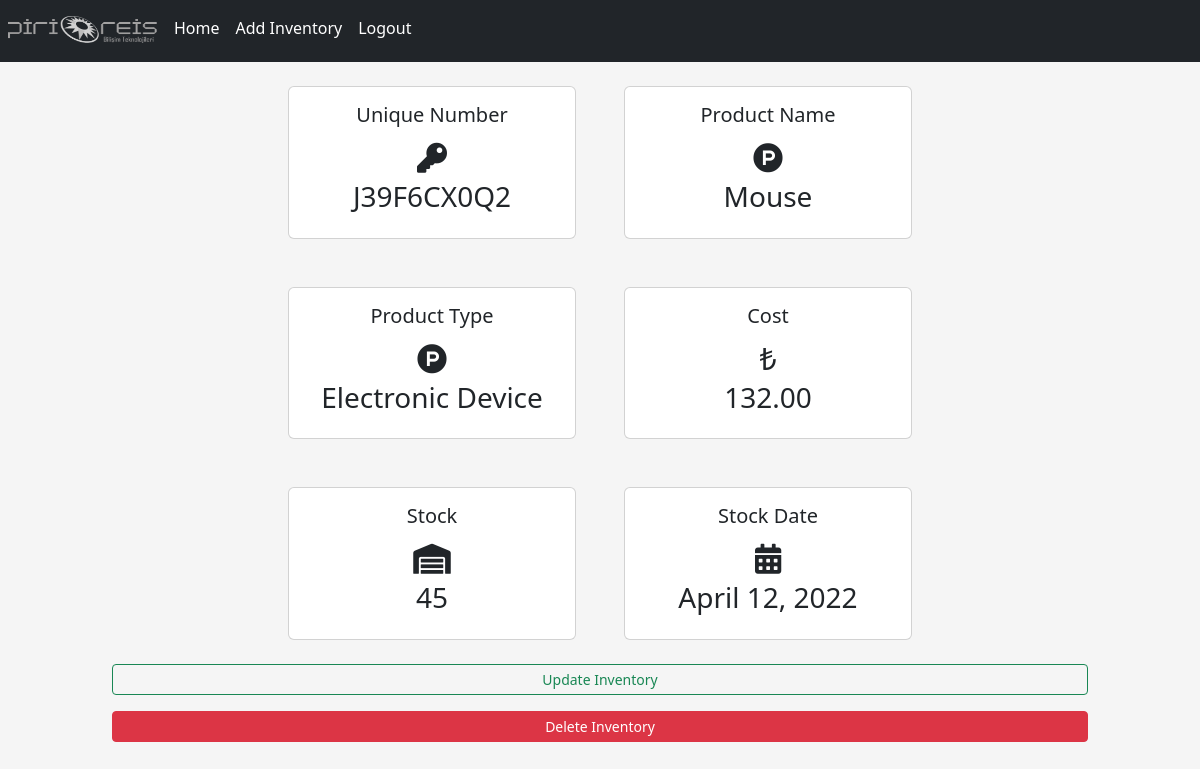
Page /inventory/per_product/6 (signed in) on the earlier database version.
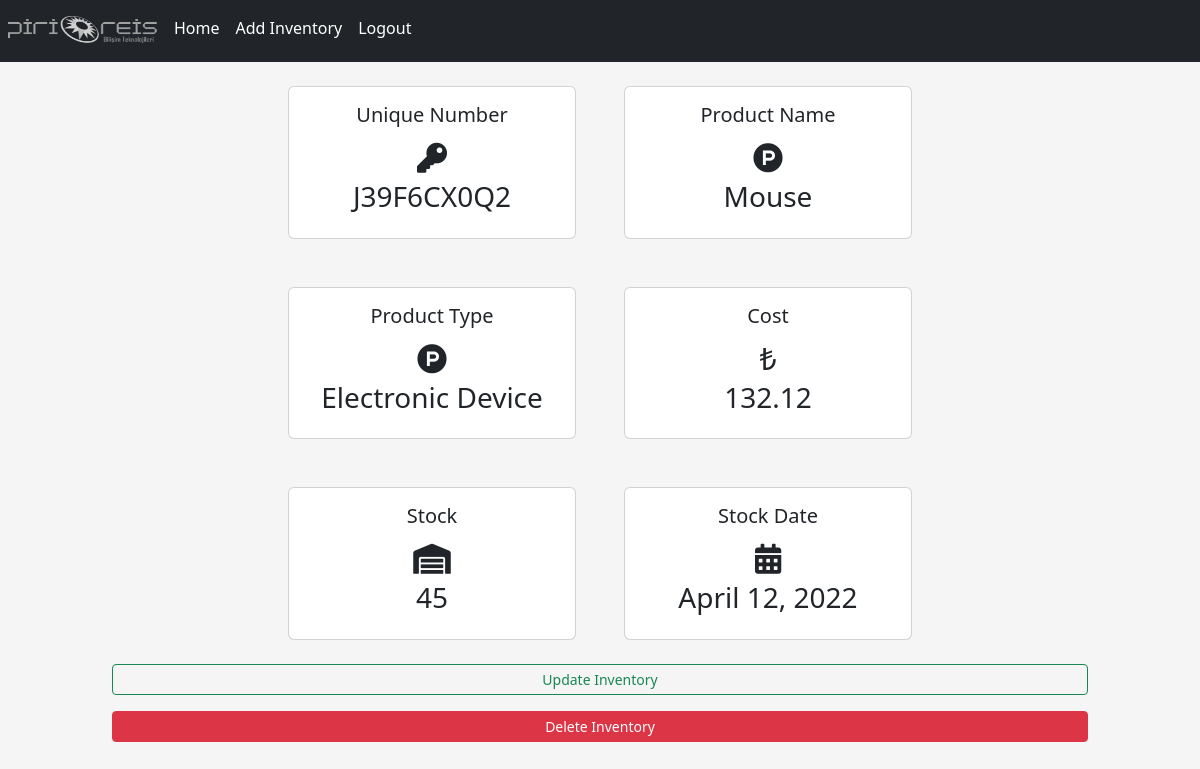
Same page on the later database version.
### inventory/models.py (models this page shows, shortened)
class Inventory(models.Model):
    Unique_Number = models.CharField(max_length=100, null=False, blank=False)
    Product_Name = models.CharField(max_length=100, null=False, blank=False)
    Product_Type = models.CharField(max_length=90, null=False, blank=False)
    Cost = models.DecimalField(max_digits=19, decimal_places=2, null=False, blank=False)
    Stock = models.IntegerField(null=False, blank=False)
    Stock_Date = models.DateField()

### inventory/views.py (the view)
# urls.py: path("per_product/<int:pk>", per_product_view, name="per_product"),
@login_required
def per_product_view(request, pk):
    inventory = get_object_or_404(Inventory, pk=pk)
    context = {
        'inventory': inventory
    }
    return render(request, "inventory/per_product.html", context=context)

### templates/inventory/per_product.html
{% extends "../layout.html" %}
{% block content %}
<div lass="content-section">
    <div class="row mx-auto justify-content-center">
        <div class="card m-4" style="width: 18rem;">
            <div class="card-body">
                <h5 class="card-title text-center">Unique Number</h5>
                <div style="font-size: 30px;" class="text-center">
                    <span><i class="fa fa-key"></i></span>
                </div>
                <h3 class="text-center">{{ inventory.Unique_Number  }}</h3>
            </div>
        </div>
        <div class="card m-4" style="width: 18rem;">
            <div class="card-body">
                <h5 class="card-title text-center">Product Name</h5>
                <div style="font-size: 30px;" class="text-center">
                    <span><i class="fab fa-product-hunt"></i></span>
                </div>
                <h3 class="text-center">{{ inventory.Product_Name  }}</h3>
            </div>
        </div>
        <div class="card m-4" style="width: 18rem;">
            <div class="card-body">
                <h5 class="card-title text-center">Product Type</h5>
                <div style="font-size: 30px;" class="text-center">
                    <span><i class="fab fa-product-hunt"></i></span>
                </div>
                <h3 class="text-center">{{ inventory.Product_Type  }}</h3>
            </div>
        </div>
        <div class="card m-4" style="width: 18rem;">
            <div class="card-body">
                <h5 class="card-title text-center">Cost</h5>
                <div style="font-size: 30px;" class="text-center">
                    <span>&#8378;</span>
                </div>
                <h3 class="text-center">{{ inventory.Cost  }}</h3>
            </div>
        </div>
        <div class="card m-4" style="width: 18rem;">
            <div class="card-body">
                <h5 class="card-title text-center">Stock</h5>
                <div style="font-size: 30px;" class="text-center">
                    <span><i class="fas fa-warehouse "></i></span>
                </div>
                <h3 class="text-center">{{ inventory.Stock  }}</h3>
            </div>
        </div>
        <div class="card m-4" style="width: 18rem;">
            <div class="card-body">
                <h5 class="card-title text-center">Stock Date</h5>
                <div style="font-size: 30px;" class="text-center">
                    <span><i class="fas fa-calendar-alt"></i></span>
                </div>
                <h3 class="text-center">{{ inventory.Stock_Date  }}</h3>
            </div>
        </div>
        <a class="btn btn-outline-success btn-sm mb-3" href="{% url 'update_inventory' inventory.id %}">Update Inventory</a>
        <a class="btn btn-danger btn-sm" href="{% url 'delete_inventory' inventory.id %}">Delete Inventory</a>
    </div>
</div>
{% endblock %}

Differences in the rows shown:
changed Inventory "J39F6CX0Q2": Cost "132.00" → "132.12"
